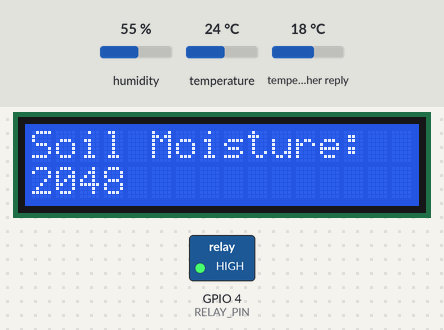
Bench run of a sketch on a simulated ESP32. Parts: 16×2 character LCD, switched loads named in the sketch (green lamp = pin HIGH). Inputs (shaded band) come from the test bench; at power-on: humidity 55 %, temperature 24 °C, temperature in the weather reply 18 °C. WiFi joins after 1.5 s; servers stay silent unless stated; web services answer with replies made up by the test bench; what the sketch prints to the serial monitor is not drawn.

Above: at 2.4 s.
At 5.4 s:
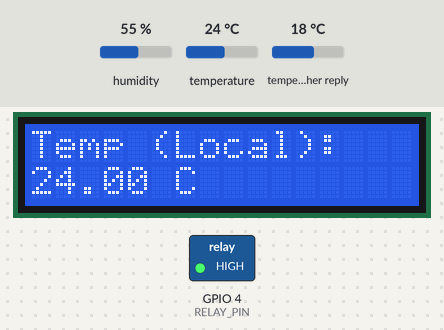
At 8.5 s:
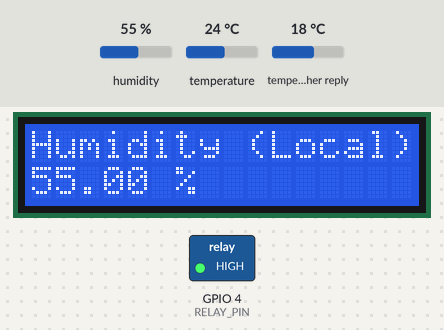
At 11.5 s:
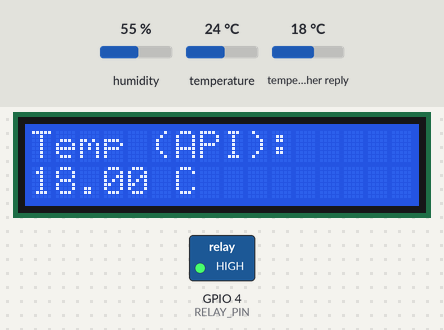
At 14.5 s:
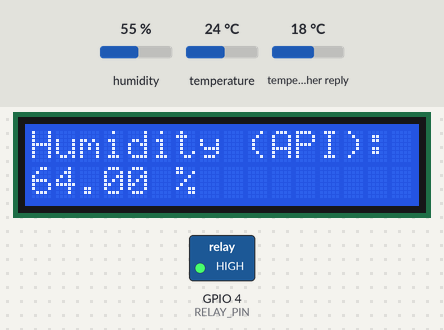
At 17.5 s:
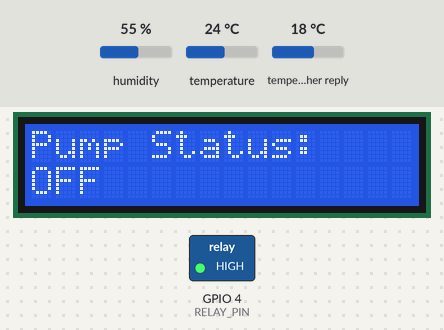

The sketch:

weatherapi_mpmcproject_01.ino
```cpp
#include <WiFi.h>
#include <HTTPClient.h>
#include <Arduino_JSON.h>
#include <DHT.h>
#include <Wire.h>
#include <LiquidCrystal_I2C.h>

// WiFi credentials
const char* ssid = "Net nahi hai";
const char* password = "Nahi Bataunga";

// OpenWeather API (Replace with your details)
const char* city = "Vellore";
const char* apiKey = "72143bcf87f6f6f1d3ecdb7313610efe";
String weatherApiUrl = "http://api.openweathermap.org/data/2.5/weather?q=" + String(city) + "&appid=" + String(apiKey) + "&units=metric";

// Pin Definitions
#define RELAY_PIN 4
#define MOISTURE_SENSOR_PIN 34
#define DHT_PIN 18
#define DHT_TYPE DHT11

// Initialize components
DHT dht(DHT_PIN, DHT_TYPE);
LiquidCrystal_I2C lcd(0x27, 16, 2); // Default I2C Address 0x27, 16x2 LCD

void setup() {
    Serial.begin(115200);

    // I2C Scanner code to find the LCD I2C address
    Serial.println("\nI2C Scanner");
    Wire.begin();
    for (byte address = 8; address < 120; address++) {  // I2C addresses range from 8 to 119
        Wire.beginTransmission(address);
        byte error = Wire.endTransmission();
        if (error == 0) {
            Serial.print("I2C device found at address 0x");
            if (address < 16) {
                Serial.print("0");
            }
            Serial.println(address, HEX);
        }
    }

    // Initialize DHT and LCD
    dht.begin();
    lcd.begin();
    lcd.backlight();

    pinMode(RELAY_PIN, OUTPUT);
    digitalWrite(RELAY_PIN, HIGH); // Initially OFF

    connectToWiFi();
}

void loop() {
    float localTemp = dht.readTemperature();
    float localHumidity = dht.readHumidity();

    if (isnan(localTemp) || isnan(localHumidity)) {
        Serial.println("DHT sensor error!");
        lcd.clear();
        lcd.setCursor(0, 0);
        lcd.print("DHT Error!");
        delay(3000);
        return;
    }

    Serial.print("Temp: "); Serial.print(localTemp); Serial.println("°C");
    Serial.print("Humidity: "); Serial.print(localHumidity); Serial.println("%");

    if (WiFi.status() != WL_CONNECTED) {
        Serial.println("Wi-Fi Disconnected! Reconnecting...");
        lcd.clear();
        lcd.setCursor(0, 0);
        lcd.print("Wi-Fi Error!");
        connectToWiFi();
        return;
    }

    float apiTemp, apiHumidity, rain = 0;
    if (!fetchWeatherData(apiTemp, apiHumidity, rain)) {
        Serial.println("Weather data fetch failed!");
        return;
    }

    int soilMoisture = analogRead(MOISTURE_SENSOR_PIN);
    Serial.print("Soil Moisture: "); Serial.println(soilMoisture);

    bool shouldIrrigate = false;
    if (rain > 0) {
        Serial.println("Rain detected. No irrigation.");
        digitalWrite(RELAY_PIN, HIGH);
        shouldIrrigate = false;
    } else if (soilMoisture < 2000 || localTemp > 30 || localHumidity < 40) {
        Serial.println("Dry conditions. Pump ON.");
        digitalWrite(RELAY_PIN, LOW);
        shouldIrrigate = true;
    } else {
        Serial.println("Soil OK. No irrigation.");
        digitalWrite(RELAY_PIN, HIGH);
        shouldIrrigate = false;
    }

    // Display different data every 3 seconds
    for (int i = 0; i < 6; i++) {
        lcd.clear();
        switch (i) {
            case 0:
                lcd.setCursor(0, 0);
                lcd.print("Soil Moisture:");
                lcd.setCursor(0, 1);
                lcd.print(soilMoisture);
                break;
            case 1:
                lcd.setCursor(0, 0);
                lcd.print("Temp (Local):");
                lcd.setCursor(0, 1);
                lcd.print(localTemp);
                lcd.print(" C");
                break;
            case 2:
                lcd.setCursor(0, 0);
                lcd.print("Humidity (Local):");
                lcd.setCursor(0, 1);
                lcd.print(localHumidity);
                lcd.print(" %");
                break;
            case 3:
                lcd.setCursor(0, 0);
                lcd.print("Temp (API):");
                lcd.setCursor(0, 1);
                lcd.print(apiTemp);
                lcd.print(" C");
                break;
            case 4:
                lcd.setCursor(0, 0);
                lcd.print("Humidity (API):");
                lcd.setCursor(0, 1);
                lcd.print(apiHumidity);
                lcd.print(" %");
                break;
            case 5:
                lcd.setCursor(0, 0);
                lcd.print("Pump Status:");
                lcd.setCursor(0, 1);
                lcd.print(shouldIrrigate ? "ON" : "OFF");
                break;
        }
        delay(3000); // Show each message for 3 seconds
    }

    delay(60000);
}

// Function to connect to Wi-Fi
void connectToWiFi() {
    WiFi.begin(ssid, password);
    int attempts = 0;
    while (WiFi.status() != WL_CONNECTED && attempts < 10) {
        delay(1000);
        Serial.print(".");
        attempts++;
    }
    Serial.println(WiFi.status() == WL_CONNECTED ? "\nConnected!" : "\nWi-Fi Failed!");
}

// Fetch weather data
bool fetchWeatherData(float &apiTemp, float &apiHumidity, float &rain) {
    HTTPClient http;
    http.begin(weatherApiUrl);
    int httpCode = http.GET();

    if (httpCode > 0) {
        String payload = http.getString();
        Serial.println("API Response: " + payload);  // PRINT API RESPONSE

        JSONVar weatherData = JSON.parse(payload);

        if (JSON.typeof(weatherData) == "undefined") {
            Serial.println("JSON Parsing Error!");  //  DEBUG JSON ERROR
            http.end();
            return false;
        }

        apiTemp = (double)weatherData["main"]["temp"];
        apiHumidity = (double)weatherData["main"]["humidity"];

        if (weatherData.hasOwnProperty("rain")) {
            rain = (double)weatherData["rain"]["1h"];
        } else {
            rain = 0;  //  Set rain to 0 if no rain data is available
        }

        Serial.print("API Temp: "); Serial.println(apiTemp);
        Serial.print("API Humidity: "); Serial.println(apiHumidity);
        Serial.print("Rain: "); Serial.println(rain);

        http.end();
        return true;
    } else {
        Serial.println("Weather API Error!");
        http.end();
        return false;
    }
}
```

Measured:
- what the display in image 0 shows lasts 3.0 s, from 2.4 s to 5.4 s
